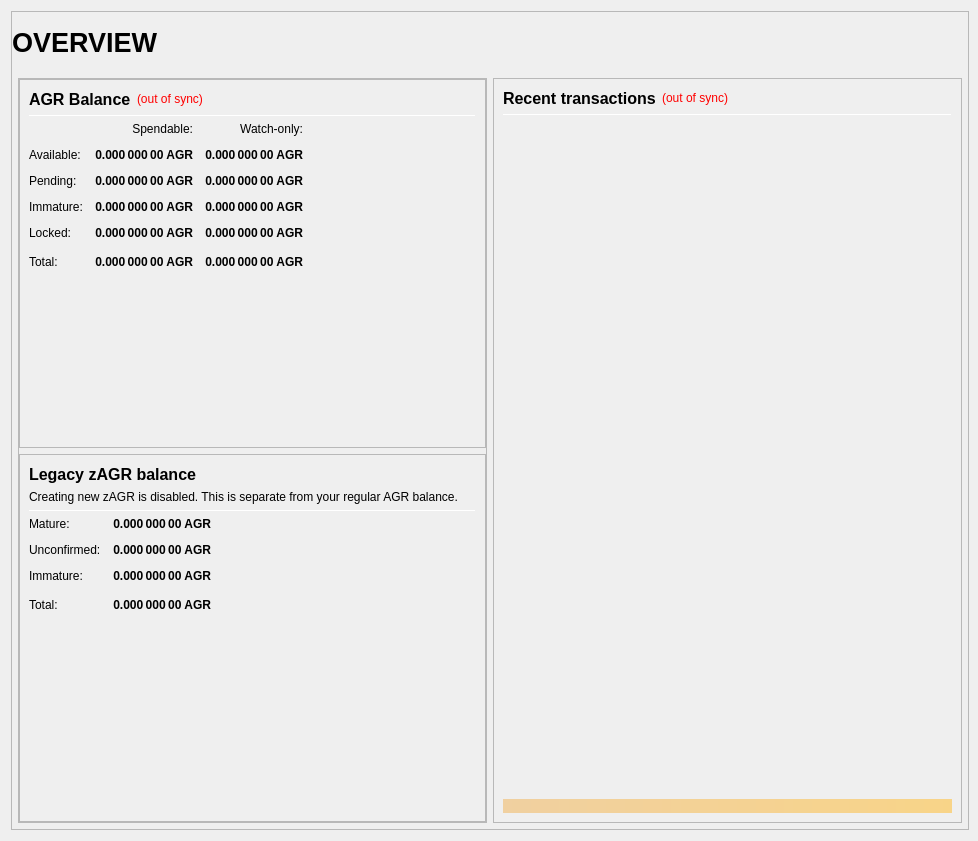
<?xml version="1.0" encoding="UTF-8"?>
<ui version="4.0">
 <class>OverviewPage</class>
 <widget class="QWidget" name="OverviewPage">
  <property name="geometry">
   <rect>
    <x>0</x>
    <y>0</y>
    <width>978</width>
    <height>841</height>
   </rect>
  </property>
  <property name="minimumSize">
   <size>
    <width>960</width>
    <height>682</height>
   </size>
  </property>
  <property name="windowTitle">
   <string>Form</string>
  </property>
  <layout class="QVBoxLayout" name="topLayout" stretch="1">
   <property name="rightMargin">
    <number>9</number>
   </property>
   <item>
    <widget class="QFrame" name="frame_BG">
     <property name="minimumSize">
      <size>
       <width>850</width>
       <height>610</height>
      </size>
     </property>
     <property name="maximumSize">
      <size>
       <width>16777215</width>
       <height>16777215</height>
      </size>
     </property>
     <property name="frameShape">
      <enum>QFrame::StyledPanel</enum>
     </property>
     <property name="frameShadow">
      <enum>QFrame::Raised</enum>
     </property>
     <layout class="QVBoxLayout" name="verticalLayout_3" stretch="1">
      <property name="leftMargin">
       <number>0</number>
      </property>
      <property name="topMargin">
       <number>0</number>
      </property>
      <property name="rightMargin">
       <number>0</number>
      </property>
      <property name="bottomMargin">
       <number>6</number>
      </property>
      <item>
       <layout class="QVBoxLayout" name="verticalLayout_Master" stretch="0,1">
        <property name="margin">
         <number>0</number>
        </property>
        <item>
         <widget class="QFrame" name="frame_Header">
          <layout class="QVBoxLayout" name="verticalLayout_Header" stretch="0">
           <property name="margin">
            <number>0</number>
           </property>
           <item>
            <layout class="QHBoxLayout" name="horizontalLayout_Header" stretch="1,0,1">
             <property name="spacing">
              <number>6</number>
             </property>
             <item>
              <widget class="QLabel" name="labelOverviewHeaderLeft">
               <property name="minimumSize">
                <size>
                 <width>464</width>
                 <height>60</height>
                </size>
               </property>
               <property name="maximumSize">
                <size>
                 <width>16777215</width>
                 <height>60</height>
                </size>
               </property>
               <property name="font">
                <font>
                 <pointsize>20</pointsize>
                 <weight>75</weight>
                 <bold>true</bold>
                </font>
               </property>
               <property name="text">
                <string>OVERVIEW</string>
               </property>
               <property name="alignment">
                <set>Qt::AlignLeading|Qt::AlignLeft|Qt::AlignVCenter</set>
               </property>
              </widget>
             </item>
             <item>
              <spacer name="horizontalSpacer_Header">
               <property name="orientation">
                <enum>Qt::Horizontal</enum>
               </property>
               <property name="sizeHint" stdset="0">
                <size>
                 <width>40</width>
                 <height>20</height>
                </size>
               </property>
              </spacer>
             </item>
             <item>
              <widget class="QLabel" name="labelOverviewHeaderRight">
               <property name="minimumSize">
                <size>
                 <width>464</width>
                 <height>60</height>
                </size>
               </property>
               <property name="maximumSize">
                <size>
                 <width>16777215</width>
                 <height>60</height>
                </size>
               </property>
               <property name="font">
                <font>
                 <pointsize>14</pointsize>
                </font>
               </property>
               <property name="text">
                <string/>
               </property>
               <property name="alignment">
                <set>Qt::AlignRight|Qt::AlignTrailing|Qt::AlignVCenter</set>
               </property>
              </widget>
             </item>
            </layout>
           </item>
          </layout>
         </widget>
        </item>
        <item>
         <widget class="QFrame" name="frame_Content">
          <layout class="QVBoxLayout" name="verticalLayout_Content">
           <property name="leftMargin">
            <number>6</number>
           </property>
           <property name="topMargin">
            <number>0</number>
           </property>
           <property name="rightMargin">
            <number>6</number>
           </property>
           <property name="bottomMargin">
            <number>0</number>
           </property>
           <item>
            <layout class="QHBoxLayout" name="horizontalLayout_Content" stretch="1,1">
             <property name="spacing">
              <number>6</number>
             </property>
             <item>
              <layout class="QVBoxLayout" name="verticalLayout_left" stretch="1">
               <item>
                <widget class="QFrame" name="frameObfuscation">
                 <property name="minimumSize">
                  <size>
                   <width>0</width>
                   <height>0</height>
                  </size>
                 </property>
                 <property name="frameShape">
                  <enum>QFrame::StyledPanel</enum>
                 </property>
                 <property name="frameShadow">
                  <enum>QFrame::Raised</enum>
                 </property>
                 <layout class="QVBoxLayout" name="verticalLayout" stretch="0,0">
                  <property name="margin">
                   <number>0</number>
                  </property>
                  <item>
                   <widget class="QFrame" name="frame_Balances">
                    <property name="frameShape">
                     <enum>QFrame::StyledPanel</enum>
                    </property>
                    <property name="frameShadow">
                     <enum>QFrame::Raised</enum>
                    </property>
                    <layout class="QVBoxLayout" name="verticalLayout_4">
                     <item>
                      <layout class="QHBoxLayout" name="horizontalLayout_4">
                       <item>
                        <widget class="QLabel" name="label_5">
                         <property name="minimumSize">
                          <size>
                           <width>0</width>
                           <height>20</height>
                          </size>
                         </property>
                         <property name="font">
                          <font>
                           <pointsize>12</pointsize>
                           <weight>75</weight>
                           <bold>true</bold>
                          </font>
                         </property>
                         <property name="text">
                          <string>AGR Balance</string>
                         </property>
                        </widget>
                       </item>
                       <item>
                        <widget class="QLabel" name="labelWalletStatus">
                         <property name="cursor">
                          <cursorShape>WhatsThisCursor</cursorShape>
                         </property>
                         <property name="toolTip">
                          <string>The displayed information may be out of date. Your wallet automatically synchronizes with the Agrarian network after a connection is established, but this process has not completed yet.</string>
                         </property>
                         <property name="styleSheet">
                          <string notr="true">QLabel { color: red; }</string>
                         </property>
                         <property name="text">
                          <string notr="true">(out of sync)</string>
                         </property>
                         <property name="alignment">
                          <set>Qt::AlignLeading|Qt::AlignLeft|Qt::AlignVCenter</set>
                         </property>
                        </widget>
                       </item>
                       <item>
                        <spacer name="horizontalSpacer_3">
                         <property name="orientation">
                          <enum>Qt::Horizontal</enum>
                         </property>
                         <property name="sizeHint" stdset="0">
                          <size>
                           <width>40</width>
                           <height>20</height>
                          </size>
                         </property>
                        </spacer>
                       </item>
                      </layout>
                     </item>
                     <item>
                      <widget class="Line" name="line_Balance">
                       <property name="minimumSize">
                        <size>
                         <width>0</width>
                         <height>1</height>
                        </size>
                       </property>
                       <property name="maximumSize">
                        <size>
                         <width>16777215</width>
                         <height>1</height>
                        </size>
                       </property>
                       <property name="orientation">
                        <enum>Qt::Horizontal</enum>
                       </property>
                      </widget>
                     </item>
                     <item>
                      <layout class="QGridLayout" name="gridLayout">
                       <property name="spacing">
                        <number>12</number>
                       </property>
                       <item row="0" column="1">
                        <widget class="QLabel" name="labelSpendable">
                         <property name="text">
                          <string>Spendable:</string>
                         </property>
                         <property name="alignment">
                          <set>Qt::AlignRight|Qt::AlignTrailing|Qt::AlignVCenter</set>
                         </property>
                        </widget>
                       </item>
                       <item row="0" column="2">
                        <widget class="QLabel" name="labelWatchonly">
                         <property name="text">
                          <string>Watch-only:</string>
                         </property>
                         <property name="alignment">
                          <set>Qt::AlignRight|Qt::AlignTrailing|Qt::AlignVCenter</set>
                         </property>
                        </widget>
                       </item>
                       <item row="1" column="0">
                        <widget class="QLabel" name="labelBalanceText">
                         <property name="text">
                          <string>Available:</string>
                         </property>
                        </widget>
                       </item>
                       <item row="1" column="1">
                        <widget class="QLabel" name="labelBalance">
                         <property name="font">
                          <font>
                           <weight>75</weight>
                           <bold>true</bold>
                          </font>
                         </property>
                         <property name="cursor">
                          <cursorShape>IBeamCursor</cursorShape>
                         </property>
                         <property name="toolTip">
                          <string>Your current spendable balance</string>
                         </property>
                         <property name="text">
                          <string notr="true">0.000 000 00 AGR</string>
                         </property>
                         <property name="alignment">
                          <set>Qt::AlignRight|Qt::AlignTrailing|Qt::AlignVCenter</set>
                         </property>
                         <property name="textInteractionFlags">
                          <set>Qt::LinksAccessibleByMouse|Qt::TextSelectableByKeyboard|Qt::TextSelectableByMouse</set>
                         </property>
                        </widget>
                       </item>
                       <item row="1" column="2">
                        <widget class="QLabel" name="labelWatchAvailable">
                         <property name="font">
                          <font>
                           <weight>75</weight>
                           <bold>true</bold>
                          </font>
                         </property>
                         <property name="cursor">
                          <cursorShape>IBeamCursor</cursorShape>
                         </property>
                         <property name="toolTip">
                          <string>Your current balance in watch-only addresses</string>
                         </property>
                         <property name="text">
                          <string notr="true">0.000 000 00 AGR</string>
                         </property>
                         <property name="alignment">
                          <set>Qt::AlignRight|Qt::AlignTrailing|Qt::AlignVCenter</set>
                         </property>
                         <property name="textInteractionFlags">
                          <set>Qt::LinksAccessibleByMouse|Qt::TextSelectableByKeyboard|Qt::TextSelectableByMouse</set>
                         </property>
                        </widget>
                       </item>
                       <item row="2" column="0">
                        <widget class="QLabel" name="labelPendingText">
                         <property name="text">
                          <string>Pending:</string>
                         </property>
                        </widget>
                       </item>
                       <item row="2" column="1">
                        <widget class="QLabel" name="labelUnconfirmed">
                         <property name="font">
                          <font>
                           <weight>75</weight>
                           <bold>true</bold>
                          </font>
                         </property>
                         <property name="cursor">
                          <cursorShape>IBeamCursor</cursorShape>
                         </property>
                         <property name="toolTip">
                          <string>Total of transactions that have yet to be confirmed, and do not yet count toward the spendable balance</string>
                         </property>
                         <property name="text">
                          <string notr="true">0.000 000 00 AGR</string>
                         </property>
                         <property name="alignment">
                          <set>Qt::AlignRight|Qt::AlignTrailing|Qt::AlignVCenter</set>
                         </property>
                         <property name="textInteractionFlags">
                          <set>Qt::LinksAccessibleByMouse|Qt::TextSelectableByKeyboard|Qt::TextSelectableByMouse</set>
                         </property>
                        </widget>
                       </item>
                       <item row="2" column="2">
                        <widget class="QLabel" name="labelWatchPending">
                         <property name="font">
                          <font>
                           <weight>75</weight>
                           <bold>true</bold>
                          </font>
                         </property>
                         <property name="cursor">
                          <cursorShape>IBeamCursor</cursorShape>
                         </property>
                         <property name="toolTip">
                          <string>Unconfirmed transactions to watch-only addresses</string>
                         </property>
                         <property name="text">
                          <string notr="true">0.000 000 00 AGR</string>
                         </property>
                         <property name="alignment">
                          <set>Qt::AlignRight|Qt::AlignTrailing|Qt::AlignVCenter</set>
                         </property>
                         <property name="textInteractionFlags">
                          <set>Qt::LinksAccessibleByMouse|Qt::TextSelectableByKeyboard|Qt::TextSelectableByMouse</set>
                         </property>
                        </widget>
                       </item>
                       <item row="3" column="0">
                        <widget class="QLabel" name="labelImmatureText">
                         <property name="text">
                          <string>Immature:</string>
                         </property>
                        </widget>
                       </item>
                       <item row="3" column="1">
                        <widget class="QLabel" name="labelImmature">
                         <property name="font">
                          <font>
                           <weight>75</weight>
                           <bold>true</bold>
                          </font>
                         </property>
                         <property name="cursor">
                          <cursorShape>IBeamCursor</cursorShape>
                         </property>
                         <property name="toolTip">
                          <string>Staked or masternode rewards that has not yet matured</string>
                         </property>
                         <property name="text">
                          <string notr="true">0.000 000 00 AGR</string>
                         </property>
                         <property name="alignment">
                          <set>Qt::AlignRight|Qt::AlignTrailing|Qt::AlignVCenter</set>
                         </property>
                         <property name="textInteractionFlags">
                          <set>Qt::LinksAccessibleByMouse|Qt::TextSelectableByKeyboard|Qt::TextSelectableByMouse</set>
                         </property>
                        </widget>
                       </item>
                       <item row="3" column="2">
                        <widget class="QLabel" name="labelWatchImmature">
                         <property name="font">
                          <font>
                           <weight>75</weight>
                           <bold>true</bold>
                          </font>
                         </property>
                         <property name="cursor">
                          <cursorShape>IBeamCursor</cursorShape>
                         </property>
                         <property name="toolTip">
                          <string>Staked or masternode rewards in watch-only addresses that has not yet matured</string>
                         </property>
                         <property name="text">
                          <string notr="true">0.000 000 00 AGR</string>
                         </property>
                         <property name="alignment">
                          <set>Qt::AlignRight|Qt::AlignTrailing|Qt::AlignVCenter</set>
                         </property>
                         <property name="textInteractionFlags">
                          <set>Qt::LinksAccessibleByMouse|Qt::TextSelectableByKeyboard|Qt::TextSelectableByMouse</set>
                         </property>
                        </widget>
                       </item>
                       <item row="4" column="0">
                        <widget class="QLabel" name="labelLockedBalanceText">
                         <property name="toolTip">
                          <string>Locked AGR, including any masternode collateral. This amount is not available to send.</string>
                         </property>
                         <property name="text">
                          <string>Locked:</string>
                         </property>
                        </widget>
                       </item>
                       <item row="4" column="1">
                        <widget class="QLabel" name="labelLockedBalance">
                         <property name="font">
                          <font>
                           <weight>75</weight>
                           <bold>true</bold>
                          </font>
                         </property>
                         <property name="cursor">
                          <cursorShape>IBeamCursor</cursorShape>
                         </property>
                         <property name="toolTip">
                          <string>Locked AGR, including any masternode collateral. This amount is not available to send.</string>
                         </property>
                         <property name="text">
                          <string notr="true">0.000 000 00 AGR</string>
                         </property>
                         <property name="alignment">
                          <set>Qt::AlignRight|Qt::AlignTrailing|Qt::AlignVCenter</set>
                         </property>
                         <property name="textInteractionFlags">
                          <set>Qt::LinksAccessibleByMouse|Qt::TextSelectableByKeyboard|Qt::TextSelectableByMouse</set>
                         </property>
                        </widget>
                       </item>
                       <item row="4" column="2">
                        <widget class="QLabel" name="labelWatchLocked">
                         <property name="font">
                          <font>
                           <weight>75</weight>
                           <bold>true</bold>
                          </font>
                         </property>
                         <property name="cursor">
                          <cursorShape>IBeamCursor</cursorShape>
                         </property>
                         <property name="toolTip">
                          <string>Current locked balance in watch-only addresses</string>
                         </property>
                         <property name="text">
                          <string notr="true">0.000 000 00 AGR</string>
                         </property>
                         <property name="alignment">
                          <set>Qt::AlignRight|Qt::AlignTrailing|Qt::AlignVCenter</set>
                         </property>
                         <property name="textInteractionFlags">
                          <set>Qt::LinksAccessibleByMouse|Qt::TextSelectableByKeyboard|Qt::TextSelectableByMouse</set>
                         </property>
                        </widget>
                       </item>
                       <item row="5" column="0">
                        <widget class="QLabel" name="labelTotalText">
                         <property name="toolTip">
                          <string>Your current Agrarian balance, unconfirmed and immature transactions included</string>
                         </property>
                         <property name="text">
                          <string>Total:</string>
                         </property>
                        </widget>
                       </item>
                       <item row="5" column="1">
                        <widget class="QLabel" name="labelTotal">
                         <property name="font">
                          <font>
                           <weight>75</weight>
                           <bold>true</bold>
                          </font>
                         </property>
                         <property name="cursor">
                          <cursorShape>IBeamCursor</cursorShape>
                         </property>
                         <property name="toolTip">
                          <string>Your current Agrarian balance, unconfirmed and immature transactions included</string>
                         </property>
                         <property name="text">
                          <string notr="true">0.000 000 00 AGR</string>
                         </property>
                         <property name="alignment">
                          <set>Qt::AlignRight|Qt::AlignTrailing|Qt::AlignVCenter</set>
                         </property>
                         <property name="textInteractionFlags">
                          <set>Qt::LinksAccessibleByMouse|Qt::TextSelectableByKeyboard|Qt::TextSelectableByMouse</set>
                         </property>
                        </widget>
                       </item>
                       <item row="5" column="2">
                        <widget class="QLabel" name="labelWatchTotal">
                         <property name="font">
                          <font>
                           <weight>75</weight>
                           <bold>true</bold>
                          </font>
                         </property>
                         <property name="cursor">
                          <cursorShape>IBeamCursor</cursorShape>
                         </property>
                         <property name="toolTip">
                          <string>Current total balance in watch-only addresses</string>
                         </property>
                         <property name="text">
                          <string notr="true">0.000 000 00 AGR</string>
                         </property>
                         <property name="alignment">
                          <set>Qt::AlignRight|Qt::AlignTrailing|Qt::AlignVCenter</set>
                         </property>
                         <property name="textInteractionFlags">
                          <set>Qt::LinksAccessibleByMouse|Qt::TextSelectableByKeyboard|Qt::TextSelectableByMouse</set>
                         </property>
                        </widget>
                       </item>
                       <item row="5" column="3">
                        <spacer name="horizontalSpacer_9">
                         <property name="orientation">
                          <enum>Qt::Horizontal</enum>
                         </property>
                         <property name="sizeHint" stdset="0">
                          <size>
                           <width>40</width>
                           <height>20</height>
                          </size>
                         </property>
                        </spacer>
                       </item>
                      </layout>
                     </item>
                     <item>
                      <spacer name="verticalSpacer_3">
                       <property name="orientation">
                        <enum>Qt::Vertical</enum>
                       </property>
                       <property name="sizeHint" stdset="0">
                        <size>
                         <width>20</width>
                         <height>40</height>
                        </size>
                       </property>
                      </spacer>
                     </item>
                    </layout>
                   </widget>
                  </item>
                  <item>
                   <widget class="QFrame" name="frame_ZerocoinBalances">
                    <property name="frameShape">
                     <enum>QFrame::StyledPanel</enum>
                    </property>
                    <property name="frameShadow">
                     <enum>QFrame::Raised</enum>
                    </property>
                    <layout class="QVBoxLayout" name="verticalLayout_7">
                     <item>
                      <layout class="QHBoxLayout" name="horizontalLayout_8" stretch="0,0,0">
                       <item>
                        <widget class="QLabel" name="label_5z_3">
                         <property name="minimumSize">
                          <size>
                           <width>0</width>
                           <height>20</height>
                          </size>
                         </property>
                         <property name="font">
                          <font>
                           <pointsize>12</pointsize>
                           <weight>75</weight>
                           <bold>true</bold>
                          </font>
                         </property>
                         <property name="text">
                          <string>Legacy zAGR balance</string>
                         </property>
                        </widget>
                       </item>
                       <item>
                        <spacer name="horizontalSpacer_11">
                         <property name="orientation">
                          <enum>Qt::Horizontal</enum>
                         </property>
                         <property name="sizeHint" stdset="0">
                          <size>
                           <width>40</width>
                           <height>20</height>
                          </size>
                         </property>
                        </spacer>
                       </item>
                      </layout>
                     </item>
                     <item>
                      <widget class="QLabel" name="legacyZagrNotice">
                       <property name="text">
                        <string>Creating new zAGR is disabled. This is separate from your regular AGR balance.</string>
                       </property>
                       <property name="wordWrap">
                        <bool>true</bool>
                       </property>
                      </widget>
                     </item>
                     <item>
                      <widget class="Line" name="line_ZerocoinBalance">
                       <property name="minimumSize">
                        <size>
                         <width>0</width>
                         <height>1</height>
                        </size>
                       </property>
                       <property name="maximumSize">
                        <size>
                         <width>16777215</width>
                         <height>1</height>
                        </size>
                       </property>
                       <property name="orientation">
                        <enum>Qt::Horizontal</enum>
                       </property>
                      </widget>
                     </item>
                     <item>
                      <layout class="QGridLayout" name="gridLayout_5">
                       <property name="spacing">
                        <number>12</number>
                       </property>
                       <item row="1" column="0">
                        <widget class="QLabel" name="labelzBalanceMatureText">
                         <property name="toolTip">
                          <string>Mature legacy zAGR recorded in this wallet. Spending depends on network rules.</string>
                         </property>
                         <property name="text">
                          <string>Mature:</string>
                         </property>
                        </widget>
                       </item>
                       <item row="1" column="1">
                        <widget class="QLabel" name="labelzBalanceMature">
                         <property name="font">
                          <font>
                           <weight>75</weight>
                           <bold>true</bold>
                          </font>
                         </property>
                         <property name="toolTip">
                          <string>Mature legacy zAGR recorded in this wallet. Spending depends on network rules.</string>
                         </property>
                         <property name="text">
                          <string notr="true">0.000 000 00 AGR</string>
                         </property>
                         <property name="alignment">
                          <set>Qt::AlignRight|Qt::AlignTrailing|Qt::AlignVCenter</set>
                         </property>
                        </widget>
                       </item>
                       <item row="2" column="0">
                        <widget class="QLabel" name="labelzBalanceUnconfirmedText">
                         <property name="toolTip">
                          <string>Unconfirmed: less than 20 confirmations
Immature: confirmed, but less than 1 mint of the same denomination after it was minted</string>
                         </property>
                         <property name="text">
                          <string>Unconfirmed:</string>
                         </property>
                        </widget>
                       </item>
                       <item row="2" column="1">
                        <widget class="QLabel" name="labelzBalanceUnconfirmed">
                         <property name="font">
                          <font>
                           <weight>75</weight>
                           <bold>true</bold>
                          </font>
                         </property>
                         <property name="toolTip">
                          <string>Unconfirmed: less than 20 confirmations
Immature: confirmed, but less than 1 mint of the same denomination after it was minted</string>
                         </property>
                         <property name="text">
                          <string notr="true">0.000 000 00 AGR</string>
                         </property>
                         <property name="alignment">
                          <set>Qt::AlignRight|Qt::AlignTrailing|Qt::AlignVCenter</set>
                         </property>
                        </widget>
                       </item>
                       <item row="3" column="0">
                        <widget class="QLabel" name="labelzBalanceImmatureText">
                         <property name="toolTip">
                          <string>Unconfirmed: less than 20 confirmations
Immature: confirmed, but less than 1 mint of the same denomination after it was minted</string>
                         </property>
                         <property name="text">
                          <string>Immature:</string>
                         </property>
                        </widget>
                       </item>
                       <item row="3" column="1">
                        <widget class="QLabel" name="labelzBalanceImmature">
                         <property name="font">
                          <font>
                           <weight>75</weight>
                           <bold>true</bold>
                          </font>
                         </property>
                         <property name="toolTip">
                          <string>Unconfirmed: less than 20 confirmations
Immature: confirmed, but less than 1 mint of the same denomination after it was minted</string>
                         </property>
                         <property name="text">
                          <string notr="true">0.000 000 00 AGR</string>
                         </property>
                         <property name="alignment">
                          <set>Qt::AlignRight|Qt::AlignTrailing|Qt::AlignVCenter</set>
                         </property>
                        </widget>
                       </item>
                       <item row="4" column="0">
                        <widget class="QLabel" name="labelzBalanceText">
                         <property name="toolTip">
                          <string>Your current zAGR balance, unconfirmed and immature zAGR included.</string>
                         </property>
                         <property name="text">
                          <string>Total:</string>
                         </property>
                        </widget>
                       </item>
                       <item row="4" column="1">
                        <widget class="QLabel" name="labelzBalance">
                         <property name="font">
                          <font>
                           <weight>75</weight>
                           <bold>true</bold>
                          </font>
                         </property>
                         <property name="cursor">
                          <cursorShape>IBeamCursor</cursorShape>
                         </property>
                         <property name="toolTip">
                          <string>Your current zAGR balance, unconfirmed and immature zAGR included.</string>
                         </property>
                         <property name="text">
                          <string notr="true">0.000 000 00 AGR</string>
                         </property>
                         <property name="alignment">
                          <set>Qt::AlignRight|Qt::AlignTrailing|Qt::AlignVCenter</set>
                         </property>
                         <property name="textInteractionFlags">
                          <set>Qt::LinksAccessibleByMouse|Qt::TextSelectableByKeyboard|Qt::TextSelectableByMouse</set>
                         </property>
                        </widget>
                       </item>
                       <item row="4" column="2">
                        <spacer name="horizontalSpacer_4">
                         <property name="orientation">
                          <enum>Qt::Horizontal</enum>
                         </property>
                         <property name="sizeHint" stdset="0">
                          <size>
                           <width>40</width>
                           <height>20</height>
                          </size>
                         </property>
                        </spacer>
                       </item>
                      </layout>
                     </item>
                     <item>
                      <spacer name="verticalSpacer_4">
                       <property name="orientation">
                        <enum>Qt::Vertical</enum>
                       </property>
                       <property name="sizeHint" stdset="0">
                        <size>
                         <width>20</width>
                         <height>40</height>
                        </size>
                       </property>
                      </spacer>
                     </item>
                    </layout>
                   </widget>
                  </item>
                 </layout>
                </widget>
               </item>
              </layout>
             </item>
             <item>
              <layout class="QVBoxLayout" name="verticalLayout_right" stretch="1">
               <item>
                <widget class="QFrame" name="frame_RecentTransactions">
                 <property name="minimumSize">
                  <size>
                   <width>0</width>
                   <height>0</height>
                  </size>
                 </property>
                 <property name="frameShape">
                  <enum>QFrame::StyledPanel</enum>
                 </property>
                 <property name="frameShadow">
                  <enum>QFrame::Raised</enum>
                 </property>
                 <layout class="QVBoxLayout" name="verticalLayout_1" stretch="0,0,0,0,0">
                  <item>
                   <layout class="QHBoxLayout" name="horizontalLayout_2">
                    <item>
                     <widget class="QLabel" name="label_4">
                      <property name="minimumSize">
                       <size>
                        <width>0</width>
                        <height>20</height>
                       </size>
                      </property>
                      <property name="font">
                       <font>
                        <pointsize>12</pointsize>
                        <weight>75</weight>
                        <bold>true</bold>
                       </font>
                      </property>
                      <property name="text">
                       <string>Recent transactions</string>
                      </property>
                     </widget>
                    </item>
                    <item>
                     <widget class="QLabel" name="labelTransactionsStatus">
                      <property name="cursor">
                       <cursorShape>WhatsThisCursor</cursorShape>
                      </property>
                      <property name="toolTip">
                       <string>The displayed information may be out of date. Your wallet automatically synchronizes with the Agrarian network after a connection is established, but this process has not completed yet.</string>
                      </property>
                      <property name="styleSheet">
                       <string notr="true">QLabel { color: red; }</string>
                      </property>
                      <property name="text">
                       <string notr="true">(out of sync)</string>
                      </property>
                      <property name="alignment">
                       <set>Qt::AlignRight|Qt::AlignTrailing|Qt::AlignVCenter</set>
                      </property>
                     </widget>
                    </item>
                    <item>
                     <spacer name="horizontalSpacer">
                      <property name="orientation">
                       <enum>Qt::Horizontal</enum>
                      </property>
                      <property name="sizeHint" stdset="0">
                       <size>
                        <width>40</width>
                        <height>20</height>
                       </size>
                      </property>
                     </spacer>
                    </item>
                   </layout>
                  </item>
                  <item>
                   <widget class="Line" name="line">
                    <property name="minimumSize">
                     <size>
                      <width>0</width>
                      <height>1</height>
                     </size>
                    </property>
                    <property name="maximumSize">
                     <size>
                      <width>16777215</width>
                      <height>1</height>
                     </size>
                    </property>
                    <property name="orientation">
                     <enum>Qt::Horizontal</enum>
                    </property>
                   </widget>
                  </item>
                  <item>
                   <widget class="QListView" name="listTransactions">
                    <property name="minimumSize">
                     <size>
                      <width>0</width>
                      <height>0</height>
                     </size>
                    </property>
                    <property name="styleSheet">
                     <string notr="true">QListView { background: transparent; }</string>
                    </property>
                    <property name="frameShape">
                     <enum>QFrame::NoFrame</enum>
                    </property>
                    <property name="verticalScrollBarPolicy">
                     <enum>Qt::ScrollBarAlwaysOff</enum>
                    </property>
                    <property name="horizontalScrollBarPolicy">
                     <enum>Qt::ScrollBarAlwaysOff</enum>
                    </property>
                    <property name="selectionMode">
                     <enum>QAbstractItemView::NoSelection</enum>
                    </property>
                   </widget>
                  </item>
                  <item>
                   <spacer name="verticalSpacer_2">
                    <property name="orientation">
                     <enum>Qt::Vertical</enum>
                    </property>
                    <property name="sizeType">
                     <enum>QSizePolicy::Expanding</enum>
                    </property>
                    <property name="sizeHint" stdset="0">
                     <size>
                      <width>20</width>
                      <height>40</height>
                     </size>
                    </property>
                   </spacer>
                  </item>
                  <item>
                   <widget class="QLabel" name="labelAlerts">
                    <property name="maximumSize">
                     <size>
                      <width>16777215</width>
                      <height>16777215</height>
                     </size>
                    </property>
                    <property name="styleSheet">
                     <string notr="true">background-color: qlineargradient(x1: 0, y1: 0, x2: 1, y2: 0, stop:0 #F0D0A0, stop:1 #F8D488); color:#000000;</string>
                    </property>
                    <property name="text">
                     <string/>
                    </property>
                    <property name="wordWrap">
                     <bool>true</bool>
                    </property>
                    <property name="margin">
                     <number>3</number>
                    </property>
                   </widget>
                  </item>
                 </layout>
                </widget>
               </item>
              </layout>
             </item>
            </layout>
           </item>
          </layout>
         </widget>
        </item>
       </layout>
      </item>
     </layout>
    </widget>
   </item>
  </layout>
 </widget>
 <resources/>
 <connections/>
</ui>
